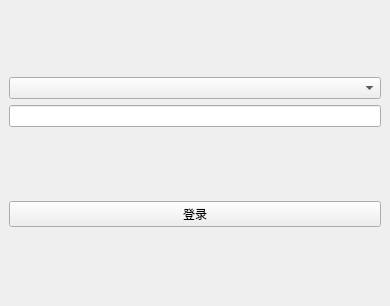
<?xml version="1.0" encoding="UTF-8"?>
<ui version="4.0">
 <class>MainWindow</class>
 <widget class="QMainWindow" name="MainWindow">
  <property name="geometry">
   <rect>
    <x>0</x>
    <y>0</y>
    <width>390</width>
    <height>306</height>
   </rect>
  </property>
  <property name="windowTitle">
   <string>MainWindow</string>
  </property>
  <widget class="QWidget" name="centralwidget">
   <layout class="QGridLayout" name="gridLayout">
    <item row="0" column="1">
     <layout class="QVBoxLayout" name="verticalLayout_2">
      <item>
       <widget class="QComboBox" name="comboBox">
        <property name="styleSheet">
         <string notr="true"/>
        </property>
       </widget>
      </item>
      <item>
       <widget class="QLineEdit" name="lineEdit"/>
      </item>
     </layout>
    </item>
    <item row="1" column="1">
     <widget class="QPushButton" name="loginbutton">
      <property name="text">
       <string>登录</string>
      </property>
      <property name="icon">
       <iconset>
        <normaloff>E:/sunormoon/login.png</normaloff>E:/sunormoon/login.png</iconset>
      </property>
     </widget>
    </item>
   </layout>
  </widget>
 </widget>
 <resources/>
 <connections/>
</ui>
